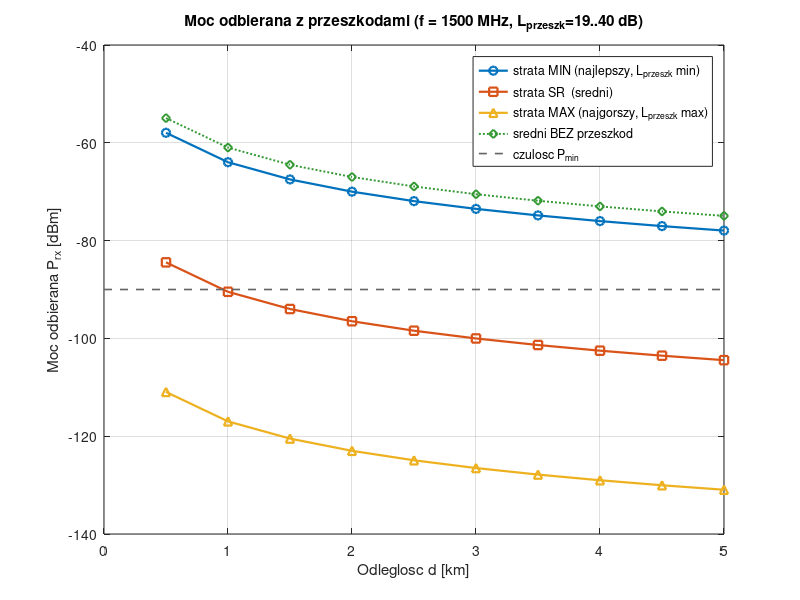
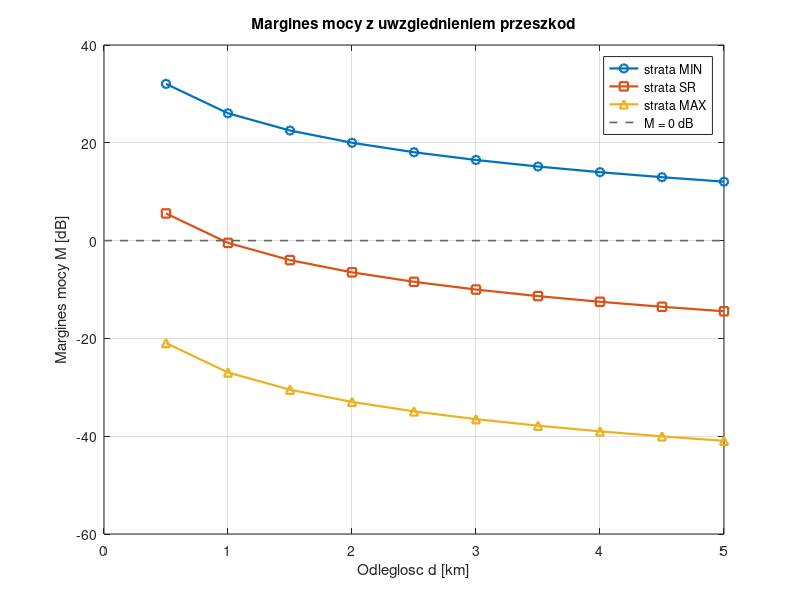

These charts were generated, in order, by the following MATLAB code:
% =========================================================================
%  PROBLEM 2 (wariant) - RADIOWY BILANS MOCY Z PRZESZKODAMI
%  Zadanie nr 3:  f = 1500 MHz
%
%  Skrypt liczy bilans mocy tak jak bilans_radiowy.m, ale DODATKOWO
%  uwzglednia tlumienie wybranych przeszkod radiowych (tabela dla 1,5 GHz).
%
%  Zalozenia (jak w bilans_radiowy.m):
%     f   = 1500 MHz
%     Ptx = 10..20 dBm           (moc nadawcza)
%     Pmin= -90 dBm              (czulosc odbiornika)
%     Gtx = 2..16 dBi            (antena nadawcza)
%     Grx = 10..18 dBi           (antena odbiorcza)
%     kable: 2 m (nadawczy) + 4 m (odbiorczy), 0.5 dB/m
%
%  3 punkty pomiarowe (strata MIN / MAX / SR) - laczone skrajne wartosci
%  mocy, wzmocnienia anten ORAZ tlumienia przeszkod.
%
%  Uruchomienie: bilans_z_przeszkodami
% =========================================================================

clear; clc; close all;

%% ------------------------- DANE WEJSCIOWE -------------------------------
c   = 299792458;        % [m/s]
f   = 1500e6;           % [Hz]

Ptx_min = 10;  Ptx_max = 20;  Ptx_sr = (Ptx_min+Ptx_max)/2;     % [dBm]
Gtx_min = 2;   Gtx_max = 16;  Gtx_sr = (Gtx_min+Gtx_max)/2;     % [dBi] antena Tx
Grx_min = 10;  Grx_max = 18;  Grx_sr = (Grx_min+Grx_max)/2;     % [dBi] antena Rx

alpha_kabel = 0.5;      % [dB/m]
L_tx = alpha_kabel*2;   % [dB] tor nadawczy
L_rx = alpha_kabel*4;   % [dB] tor odbiorczy
L_tor = L_tx + L_rx;    % [dB]
L_misc = 0;             % [dB]

Pmin = -90;             % [dBm] czulosc odbiornika
d = 500:500:5000;       % [m]

%% --------- TABELA TLUMIENIA PRZESZKOD DLA 1,5 GHz [dB] ------------------
% kolumny: nazwa | L_min | L_max
przeszkody = {
 'Drewno / plyta gipsowo-kartonowa',      1,  4
 'Szklo zwykle (pojedyncze)',             1,  2
 'Cegla (zwykla sciana dzialowa)',        3,  8
 'Pustak / beton komorkowy',              4, 12
 'Szklo niskoemisyjne (powloka metal.)',  8, 25
 'Beton (niezbrojony)',                  10, 18
 'Strop zelbetonowy',                    12, 22
 'Beton zbrojony (sciana nosna)',        15, 28
 'Metalowe drzwi / folia / lustro',      20, 35
};

%% ------------------- WYBRANE PRZESZKODY (SCENARIUSZ) --------------------
% { nazwa przeszkody , liczba sztuk } - mozna dowolnie zmieniac.
% Przyklad: sygnal pokonuje 2 sciany z cegly, 1 strop zelbetonowy i 1 szybe.
scenariusz = {
 'Cegla (zwykla sciana dzialowa)',  2
 'Strop zelbetonowy',               1
 'Szklo zwykle (pojedyncze)',       1
};

% Sumowanie tlumienia wybranych przeszkod (min/max/sr)
Lp_min = 0; Lp_max = 0;
for i = 1:size(scenariusz,1)
    idx = find(strcmp(przeszkody(:,1), scenariusz{i,1}), 1);
    if isempty(idx)
        warning('Nie znaleziono przeszkody: %s', scenariusz{i,1});
        continue;
    end
    n = scenariusz{i,2};
    Lp_min = Lp_min + n*przeszkody{idx,2};
    Lp_max = Lp_max + n*przeszkody{idx,3};
end
Lp_sr = (Lp_min + Lp_max)/2;

%% --------------------- TLUMIENIE WOLNEJ PRZESTRZENI ---------------------
FSPL = 20*log10(d) + 20*log10(f) + 20*log10(4*pi/c);    % [dB]

%% ------------------------ MOC ODBIERANA (Rx) ----------------------------
% Prx = Ptx + Gtx + Grx - L_tor - L_misc - Lp - FSPL
% best  (strata MIN): max moc/wzm. + MIN tlumienie przeszkod
% worst (strata MAX): min moc/wzm. + MAX tlumienie przeszkod
% avg   (strata SR) : wartosci srednie
Prx_best  = (Ptx_max + Gtx_max + Grx_max) - L_tor - L_misc - Lp_min - FSPL;
Prx_worst = (Ptx_min + Gtx_min + Grx_min) - L_tor - L_misc - Lp_max - FSPL;
Prx_avg   = (Ptx_sr  + Gtx_sr  + Grx_sr ) - L_tor - L_misc - Lp_sr  - FSPL;

% Dla porownania: przypadek sredni BEZ przeszkod
Prx_avg_bez = (Ptx_sr + Gtx_sr + Grx_sr) - L_tor - L_misc - FSPL;

%% --------------------------- MARGINES MOCY ------------------------------
M_best  = Prx_best  - Pmin;
M_worst = Prx_worst - Pmin;
M_avg   = Prx_avg   - Pmin;

%% --------------------------- WYDRUK -------------------------------------
fprintf('\n==============================================================\n');
fprintf(' BILANS MOCY Z PRZESZKODAMI  -  f = %.0f MHz\n', f/1e6);
fprintf('==============================================================\n');
fprintf(' Scenariusz przeszkod:\n');
for i = 1:size(scenariusz,1)
    fprintf('   %2dx  %s\n', scenariusz{i,2}, scenariusz{i,1});
end
fprintf(' Laczne tlumienie przeszkod: %g .. %g dB (sr. %.1f dB)\n', ...
        Lp_min, Lp_max, Lp_sr);
fprintf('--------------------------------------------------------------\n');
fprintf('%6s | %10s %10s %10s | %8s %8s %8s\n',...
        'd[m]','Prx_min','Prx_sr','Prx_max','M_min','M_sr','M_max');
fprintf('--------------------------------------------------------------\n');
for k = 1:numel(d)
    fprintf('%6d | %10.2f %10.2f %10.2f | %8.2f %8.2f %8.2f\n',...
        d(k), Prx_worst(k), Prx_avg(k), Prx_best(k), ...
        M_worst(k), M_avg(k), M_best(k));
end
fprintf('==============================================================\n');
fprintf(' Margines < 0 dB => brak poprawnego odbioru.\n\n');

%% ------------------------------ WYKRESY ---------------------------------
% Wykres 1: moc odbierana z przeszkodami (3 przypadki) + odniesienie bez przeszkod
figure('Name','Moc odbierana Rx z przeszkodami');
plot(d/1000, Prx_best ,'-o','LineWidth',1.6); hold on;
plot(d/1000, Prx_avg  ,'-s','LineWidth',1.6);
plot(d/1000, Prx_worst,'-^','LineWidth',1.6);
plot(d/1000, Prx_avg_bez,':d','LineWidth',1.4,'Color',[0.2 0.6 0.2]);
xl = xlim; plot(xl,[Pmin Pmin],'--','Color',[0.4 0.4 0.4],'LineWidth',1.2);
grid on; hold off;
xlabel('Odleglosc d [km]'); ylabel('Moc odbierana P_{rx} [dBm]');
title(sprintf('Moc odbierana z przeszkodami (f = %.0f MHz, L_{przeszk}=%g..%g dB)',...
      f/1e6, Lp_min, Lp_max));
legend('strata MIN (najlepszy, L_{przeszk} min)',...
       'strata SR  (sredni)',...
       'strata MAX (najgorszy, L_{przeszk} max)',...
       'sredni BEZ przeszkod',...
       'czulosc P_{min}','Location','northeast');

% Wykres 2: margines mocy z przeszkodami
figure('Name','Margines mocy z przeszkodami');
plot(d/1000, M_best ,'-o','LineWidth',1.6); hold on;
plot(d/1000, M_avg  ,'-s','LineWidth',1.6);
plot(d/1000, M_worst,'-^','LineWidth',1.6);
xl = xlim; plot(xl,[0 0],'--','Color',[0.4 0.4 0.4],'LineWidth',1.2);
grid on; hold off;
xlabel('Odleglosc d [km]'); ylabel('Margines mocy M [dB]');
title('Margines mocy z uwzglednieniem przeszkod');
legend('strata MIN','strata SR','strata MAX','M = 0 dB','Location','northeast');

% Zapis wykresow
try
    saveas(figure(1),'bilans_przeszkody_moc.png');
    saveas(figure(2),'bilans_przeszkody_margines.png');
catch
end
